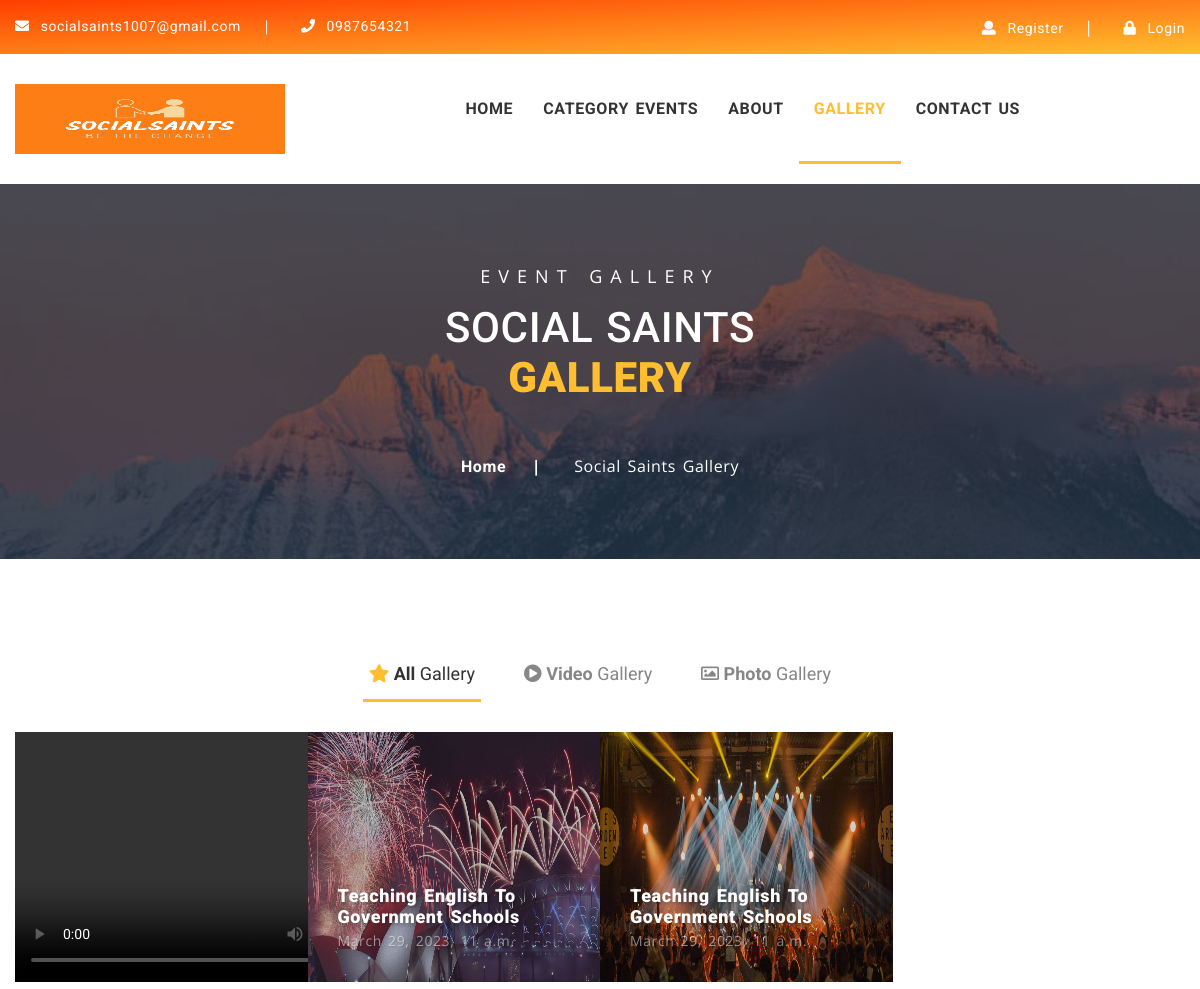
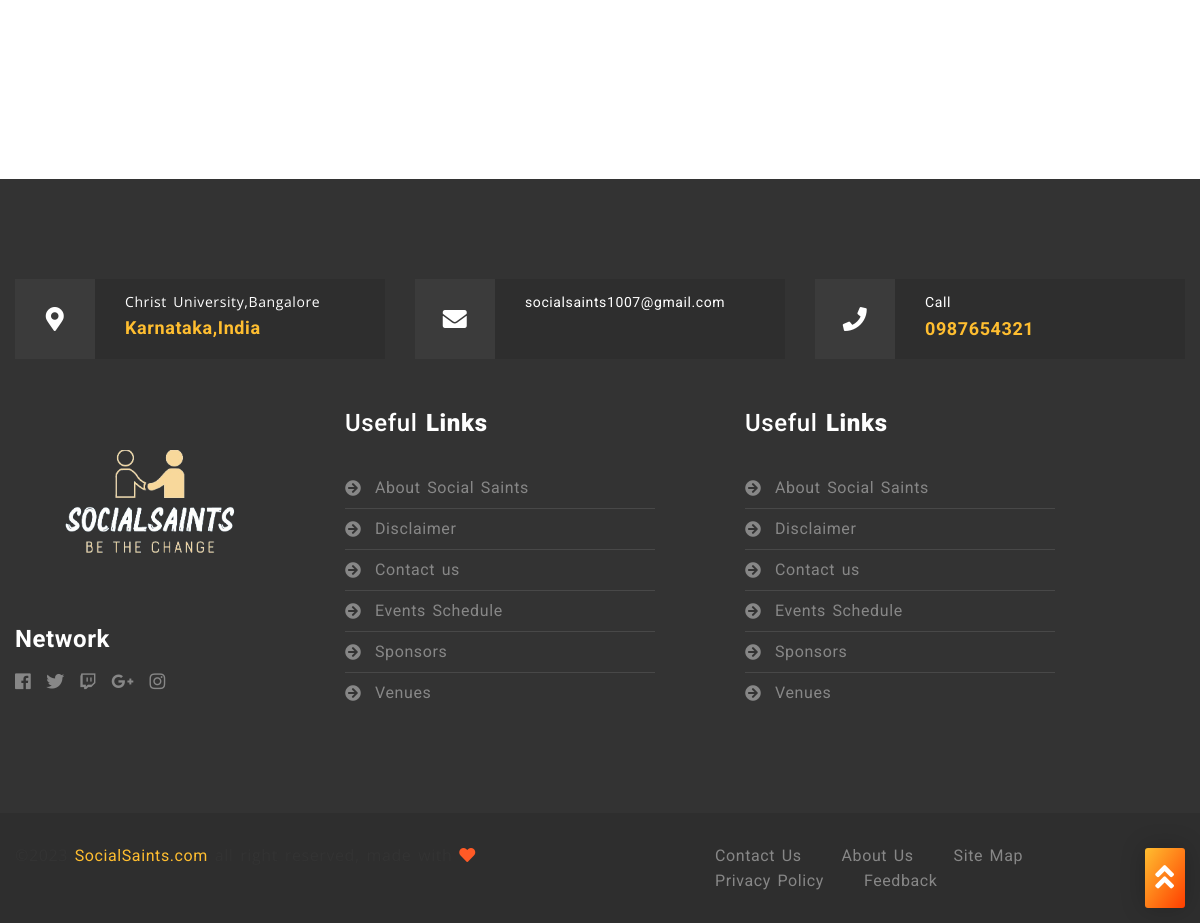
Screenshot of /home/gallery/ with the database file from the repository (2 pictures, top to bottom).
### home/models.py (models this page shows, shortened)
class Setting(models.Model):
    STATUS = (
        ('True', 'True'),
        ('False', 'False'),
    )
    title = models.CharField(max_length=150)
    keywords = models.CharField(max_length=255)
    description = models.CharField(max_length=255)
    mission = models.CharField(blank=True, max_length=500)
    vission = models.CharField(blank=True, max_length=500)
    address = models.CharField(blank=True, max_length=100)
    phone = models.CharField(blank=True, max_length=15)
    fax = models.CharField(blank=True, max_length=15)
    email = models.CharField(blank=True, max_length=50)
    icon = models.ImageField(blank=True, upload_to='images/')
    facebook = models.CharField(blank=True, max_length=50)
    instagram = models.CharField(blank=True, max_length=50)
    twitter = models.CharField(blank=True, max_length=50)
    youtube = models.CharField(blank=True, max_length=50)
    aboutus = RichTextUploadingField(blank=True)
    contact = RichTextUploadingField(blank=True)
    status = models.CharField(max_length=10, choices=STATUS)
    create_at = models.DateTimeField(auto_now_add=True)
    update_at = models.DateTimeField(auto_now=True)

### event/models.py (models this page shows, shortened)
class Video(models.Model):
    event = models.ForeignKey(Event, on_delete=models.CASCADE)
    title = models.CharField(max_length=50, blank=True)
    video = models.FileField(upload_to='images/%y', null=True, blank=True)

class CommentImages(models.Model):
    event = models.ForeignKey(Event, on_delete=models.CASCADE, null=True, blank=True)
    comment = models.ForeignKey(Comment, on_delete=models.CASCADE)
    image = models.ImageField(blank=True, upload_to='images/')

class Event(models.Model):
    STATUS = (
        ('True', 'True'),
        ('False', 'False'),
    )
    category = models.ForeignKey(Category, on_delete=models.CASCADE)  # many to one relation with Category
    area = models.ForeignKey(Area, on_delete=models.CASCADE)  # many to one relation with Area
    title = models.CharField(max_length=150)
    user = models.ForeignKey(UserProfile, on_delete=models.CASCADE, blank=True, null=True)
    keywords = models.CharField(max_length=255)
    description = RichTextUploadingField()
    image = models.ImageField(upload_to='images/', null=False)
    detail = RichTextUploadingField()
    slug = models.SlugField(null=False, unique=True)
    status = models.CharField(max_length=10, choices=STATUS)
    create_at = models.DateTimeField(auto_now_add=True)
    update_at = models.DateTimeField(auto_now=True)
    favorites = models.ManyToManyField(User, related_name='favourites', default=None, blank=True)
    members = models.IntegerField(default=0, blank=True)
    location=models.CharField(max_length=500,null=True)
    is_volunteer = models.ManyToManyField(User, related_name='is_volunteer', default=None, blank=True)
    start_time = models.DateTimeField()
    end_time = models.DateTimeField()
    def one(self):
        reviews = Comment.objects.filter(event=self, status='True', rate=1).aggregate(count=Count('id'))
        cnt = 0
        if reviews["count"] is not None:
            cnt = int(reviews["count"])
        return cnt

### home/views.py (the view)
# urls.py: path('gallery/', views.gallery, name='gallery'),
def gallery(request):
    setting = Setting.objects.get(pk=1)
    video = Video.objects.all()
    images = CommentImages.objects.all()
    context = {'setting': setting, 'images': images, 'video': video}
    return render(request, 'gallery.html', context)

### home/templates/gallery.html (shortened to what this page needs)
{%extends 'homebase.html'%}
{%load static %}
{%block body%}
		<section id="breadcrumb-section" class="breadcrumb-section clearfix">
			<div class="jarallax" style="background-image: url({% static '' %}images/breadcrumb/0.breadcrumb-bg.jpg);">
				<div class="overlay-black">
					<div class="container">
						<div class="row justify-content-center">
							<div class="col-lg-6 col-md-12 col-sm-12">
								<div class="breadcrumb-title text-center mb-50">
									<span class="sub-title">event gallery</span>
									<h2 class="big-title">{{setting.title}}<strong>gallery</strong></h2>
								</div>
								<div class="breadcrumb-list">
									<ul>
										<li class="breadcrumb-item"><a href="index-1.html" class="breadcrumb-link">Home</a></li>
										<li class="breadcrumb-item active" aria-current="page">{{setting.title}} gallery</li>
									</ul>
								</div>
							</div>
						</div>
					</div>
				</div>
			</div>
		</section>
		<section id="event-gallery-section" class="event-gallery-section sec-ptb-100 clearfix">
			<div class="container">
				<div class="button-group filters-button-group mb-30">
					<button class="button is-checked" data-filter="*">
						<i class="fas fa-star"></i>
						<strong>all</strong> gallery
					</button>
					<button class="button" data-filter=".video-gallery">
						<i class="fas fa-play-circle"></i>
						<strong>video</strong> gallery
					</button>
					<button class="button" data-filter=".photo-gallery">
						<i class="far fa-image"></i>
						<strong>photo</strong> gallery
					</button>
				</div>
				<div class="grid zoom-gallery clearfix mb-80" data-isotope="{ &quot;masonry&quot;: { &quot;columnWidth&quot;: 0 } }">
					{%for v in video%}
				<div class="grid-item video-gallery " data-category="video-gallery">
					<video class="video-fluid" controls="controls" style="height:250px;width:400px;" >
						<source src="{{v.video.url}}" type="video/mp4"/>
					</video>
					<div class="item-content">
					</div>
				</div>
					{%endfor%}
					{%for i in images%}
				<div class="grid-item photo-gallery " data-category="photo-gallery">
					<a class="popup-link" href="{{i.image.url}}">
						<img src="{{i.image.url}}" alt="Image_not_found" style="height:250px;width:1500px;">
					</a>
					<div class="item-content">
						<h3>{{i.event.title}}</h3>
						<span>{{i.event.start_time}}</span>
					</div>
				</div>
					{%endfor%}
			</div>
			</div>
		</section>
{%endblock%}

### home/templates/homebase.html (shortened to what this page needs)
{%load static %}
<!DOCTYPE html>
<html lang="en">
<head>
		<link rel="stylesheet" type="text/css" href="{% static '' %}css/bootstrap.min.css">
		<link rel="stylesheet" type="text/css" href="{% static '' %}css/fontawesome-all.css">
		<link rel="stylesheet" type="text/css" href="{% static '' %}css/flaticon.css">
		<link rel="stylesheet" type="text/css" href="{% static '' %}css/slick.css">
		<link rel="stylesheet" type="text/css" href="{% static '' %}css/slick-theme.css">
		<link rel="stylesheet" type="text/css" href="{% static '' %}css/animate.css">
		<link rel="stylesheet" type="text/css" href="{% static '' %}css/owl.carousel.min.css">
		<link rel="stylesheet" type="text/css" href="{% static '' %}css/owl.theme.default.min.css">
		<link rel="stylesheet" type="text/css" href="{% static '' %}css/magnific-popup.css">
		<link rel="stylesheet" type="text/css" href="{% static '' %}css/jquery.mCustomScrollbar.min.css">
		<link rel="stylesheet" type="text/css" href="{% static '' %}css/calendar.css">
		<link rel="stylesheet" type="text/css" href="{% static '' %}css/colors/style-switcher.css">
		<link id="color_theme" rel="stylesheet" type="text/css" href="{% static '' %}css/colors/default.css">
		<link rel="stylesheet" type="text/css" href="{% static '' %}css/style.css">
    <link rel="stylesheet" href="{% static '' %}css/font-awesome.min.css">
	</head>
<body class="homepage3 default-header-p">
{%include 'header.html'%}
{% block body %} {%endblock%}
{%include 'footer.html'%}
</body>
</html>

### home/templates/header.html (shortened to what this page needs)
{%load static%}
		<div class='backtotop'>
			<a href="#thetop" class='scroll'>
				<i class="fas fa-angle-double-up"></i>
			</a>
		</div>
		<header id="header-section" class="header-section default-header-section auto-hide-header clearfix">
			<div class="header-top">
				<div class="container">
					<div class="row">
						<div class="col-lg-6">
							<div class="basic-contact">
								<ul>
									<li>
										<a href="#!">
											<i class="fas fa-envelope"></i>
											{{setting.email}}
										</a>
									</li>
									<li>
										<a href="#!">
											<i class="fas fa-phone"></i>
											{{setting.phone}}
										</a>
									</li>
								</ul>
							</div>
						</div>
						<div class="col-lg-6">
							<div class="register-login-group">
								<ul>
									{%if user.id is not None%}
									{%else%}
									<li>
										<a href="{%url 'signup'%}" >
											<i class="fas fa-user"></i>
											Register
										</a>
									</li>
									<li>
										<a href="{%url 'login'%}" >
											<i class="fas fa-lock"></i>
											Login
										</a>
										</li>
									{%endif%}
								</ul>
							</div>
						</div>
					</div>
				</div>
			</div>
			<div class="header-bottom">
				<div class="container">
					<div class="row">
						<div class="col-lg-3">
							<div class="site-logo-wrapper">
								<a href="/" class="logo">
									<img src="{{setting.icon.url}}" alt="logo_not_found" style="background:#fd7e14;height:70px;width:300px;">
								</a>
							</div>
						</div>
						<div class="col-lg-9">
							<div class="mainmenu-wrapper">
								<div class="row">
									{% url 'home' as home%}
									{% url 'aboutus' as aboutus %}
									{% url 'contactus' as contactus %}
									{% url 'gallery' as gallery%}
									{% url 'cat' as cat%}
									<div class="col-lg-10">
										<div class="menu-item-list ul-li clearfix">
											<ul>
												<li class="menu-item-has-children {% if request.path == home%}active {%endif%}">
													<a href="/">home</a>
												</li>
												<li class="menu-item-has-children {% if request.path == cat%}active {%endif%}">
													<a href="{% url 'cat'%}" >Category events</a>
												</li>
												{%if request.path == home%}
												<li class="menu-item-has-children">
													<a href="#!">Other </a>
													<ul class="sub-menu">
														<li class="menu-item-has-children {% if request.path == aboutus%}active {%endif%}"><a href="{%url 'aboutus'%}">about</a></li>
														<li class="menu-item-has-children {% if request.path == gallery %}active {%endif%}"><a href="{%url 'gallery'%}">Gallery</a></li>
														<li class="menu-item-has-children {% if request.path == contactus%}active {%endif%}"><a href="{%url 'contactus'%}">contact us</a></li>
													</ul>
												</li>
												{%else%}
												<li class="menu-item-has-children {% if request.path == aboutus%}active {%endif%}"><a href="{%url 'aboutus'%}">about</a></li>
														<li class="menu-item-has-children {% if request.path == gallery %}active {%endif%}"><a href="{%url 'gallery'%}">Gallery</a></li>
														<li class="menu-item-has-children {% if request.path == contactus%}active {%endif%}"><a href="{%url 'contactus'%}">contact us</a></li>
												{%endif%}
											</ul>
										</div>
									</div>
									<div class="col-lg-2">
										<div class="user-search-btn-group ul-li clearfix">
										</div>
									</div>
								</div>
							</div>
						</div>
					</div>
				</div>
			</div>
		</header>

### home/templates/footer.html (shortened to what this page needs)
{%load static%}
		<footer id="footer-section" class="footer-section default-footer-section clearfix">
			<div class="footer-top sec-ptb-100 clearfix">
				<div class="container">
					<div class="row">
						<div class="col-lg-12 col-md-12 col-md-12">
							<div class="basic-info mb-50 clearfix">
								<div class="row">
									<div class="col-lg-4 col-md-6 col-sm-12">
										<div class="basic-info-item">
											<span class="icon">
												<i class="fas fa-map-marker-alt"></i>
											</span>
											<div class="info-content">
												<p>Christ University,Bangalore</p>
												<h3>Karnataka,India</h3>
											</div>
										</div>
									</div>
									<div class="col-lg-4 col-md-6 col-sm-12">
										<div class="basic-info-item">
											<span class="icon">
												<i class="fas fa-envelope"></i>
											</span>
											<div class="info-content">
												<p><a href="#">{{setting.email}}</a></p>
											</div>
										</div>
									</div>
									<div class="col-lg-4 col-md-6 col-sm-12">
										<div class="basic-info-item">
											<span class="icon">
												<i class="fas fa-phone"></i>
											</span>
											<div class="info-content">
												<p><a href="#">Call </a></p>
												<h3><a href="#">{{setting.phone}}</a></h3>
											</div>
										</div>
									</div>
								</div>
							</div>
						</div>
						<div class="col-lg-3 col-md-6 col-sm-12">
							<div class="about-wrapper">
								<div class="site-logo-wrapper mb-30">
									<a href="index-1.html" class="logo">
										<img src="{{setting.icon.url}}" alt="logo_not_found">
									</a>
								</div>
								<div class="social-links ul-li">
									<h3 class="social-title">network</h3>
									<ul>
										<li>
											<a href="#!"><i class="fab fa-facebook-f"></i></a>
										</li>
										<li>
											<a href="#!"><i class="fab fa-twitter"></i></a>
										</li>
										<li>
											<a href="#!"><i class="fab fa-twitch"></i></a>
										</li>
										<li>
											<a href="#!"><i class="fab fa-google-plus-g"></i></a>
										</li>
										<li>
											<a href="#!"><i class="fab fa-instagram"></i></a>
										</li>
									</ul>
								</div>
							</div>
						</div>
						<div class="col-lg-4 col-md-6 col-sm-12">
							<div class="usefullinks-wrapper ul-li-block">
								<h3 class="footer-item-title">
									useful <strong>links</strong>
								</h3>
								<ul>
									<li><a href="#!">About Social Saints</a></li>
									<li><a href="#!">Disclaimer</a></li>
									<li><a href="#!">Contact us</a></li>
									<li><a href="#!">Events Schedule</a></li>
									<li><a href="#!">Sponsors</a></li>
									<li><a href="#!">Venues</a></li>
								</ul>
							</div>
						</div>
						<div class="col-lg-4 col-md-6 col-sm-12">
							<div class="usefullinks-wrapper ul-li-block">
								<h3 class="footer-item-title">
									useful <strong>links</strong>
								</h3>
								<ul>
									<li><a href="#!">About Social Saints</a></li>
									<li><a href="#!">Disclaimer</a></li>
									<li><a href="#!">Contact us</a></li>
									<li><a href="#!">Events Schedule</a></li>
									<li><a href="#!">Sponsors</a></li>
									<li><a href="#!">Venues</a></li>
								</ul>
							</div>
						</div>
					</div>
				</div>
			</div>
			<div class="footer-bottom">
				<div class="container">
					<div class="row">
						<div class="col-lg-7 col-md-12 col-sm-12">
							<div class="copyright-text">
								<p class="m-0">©2023 <a href="/" class="site-link">SocialSaints.com</a> all right reserved, made with <i class="fas fa-heart"></i> </p>
							</div>
						</div>
						<div class="col-lg-5 col-md-12 col-sm-12">
							<div class="footer-menu">
								<ul>
									<li><a href="{%url 'contactus'%}">Contact us</a></li>
									<li><a href="{% url 'aboutus'%}">About us</a></li>
									<li><a href="#!">Site map</a></li>
									<li><a href="#!">Privacy policy</a></li>
									<li><a href="{% url 'feedback' %}">Feedback</a></li>
								</ul>
							</div>
						</div>
					</div>
				</div>
			</div>
		</footer>

### rows the page displays
Setting: email "socialsaints1007@gmail.com", phone "0987654321", icon (picture), title "SOCIAL SAINTS", title "Social Saints"
CommentImages: image (picture), event "Teaching English To Government Schools", event.start_time "March 29, 2023, 11 a.m."
CommentImages: image (picture), event "Teaching English To Government Schools", event.start_time "March 29, 2023, 11 a.m."
